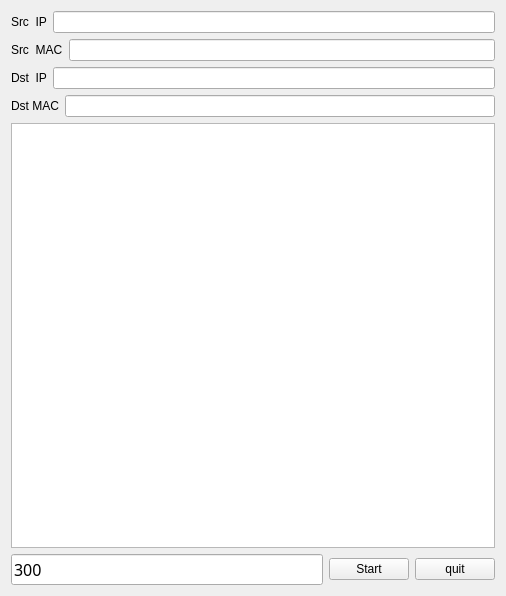
<?xml version="1.0" encoding="UTF-8"?>
<ui version="4.0">
 <class>arpForm</class>
 <widget class="QWidget" name="arpForm">
  <property name="geometry">
   <rect>
    <x>0</x>
    <y>0</y>
    <width>506</width>
    <height>596</height>
   </rect>
  </property>
  <property name="minimumSize">
   <size>
    <width>506</width>
    <height>596</height>
   </size>
  </property>
  <property name="maximumSize">
   <size>
    <width>506</width>
    <height>596</height>
   </size>
  </property>
  <property name="windowTitle">
   <string>ARPAttack</string>
  </property>
  <layout class="QGridLayout" name="gridLayout">
   <item row="0" column="0">
    <layout class="QVBoxLayout" name="verticalLayout">
     <item>
      <layout class="QHBoxLayout" name="horizontalLayout">
       <item>
        <widget class="QLabel" name="label">
         <property name="styleSheet">
          <string notr="true">font: 81 italic 14pt &quot;JetBrainsMonoExtraBold Nerd Font Mono&quot;;</string>
         </property>
         <property name="text">
          <string>Src  IP</string>
         </property>
        </widget>
       </item>
       <item>
        <widget class="QLineEdit" name="srciplineEdit">
         <property name="styleSheet">
          <string notr="true">color: rgb(255, 14, 78);
font: 81 italic 14pt &quot;JetBrainsMonoExtraBold Nerd Font Mono&quot;;</string>
         </property>
        </widget>
       </item>
      </layout>
     </item>
     <item>
      <layout class="QHBoxLayout" name="horizontalLayout_2">
       <item>
        <widget class="QLabel" name="label_2">
         <property name="styleSheet">
          <string notr="true">font: 81 italic 14pt &quot;JetBrainsMonoExtraBold Nerd Font Mono&quot;;</string>
         </property>
         <property name="text">
          <string>Src  MAC</string>
         </property>
        </widget>
       </item>
       <item>
        <widget class="QLineEdit" name="srcmaclineEdit">
         <property name="styleSheet">
          <string notr="true">color: rgb(255, 14, 78);
font: 81 italic 14pt &quot;JetBrainsMonoExtraBold Nerd Font Mono&quot;;</string>
         </property>
        </widget>
       </item>
      </layout>
     </item>
     <item>
      <layout class="QHBoxLayout" name="horizontalLayout_3">
       <item>
        <widget class="QLabel" name="label_3">
         <property name="styleSheet">
          <string notr="true">font: 81 italic 14pt &quot;JetBrainsMonoExtraBold Nerd Font Mono&quot;;</string>
         </property>
         <property name="text">
          <string>Dst  IP</string>
         </property>
        </widget>
       </item>
       <item>
        <widget class="QLineEdit" name="dstiplineEdit">
         <property name="styleSheet">
          <string notr="true">color: rgb(255, 14, 78);
font: 81 italic 14pt &quot;JetBrainsMonoExtraBold Nerd Font Mono&quot;;</string>
         </property>
         <property name="text">
          <string/>
         </property>
        </widget>
       </item>
      </layout>
     </item>
     <item>
      <layout class="QHBoxLayout" name="horizontalLayout_4">
       <item>
        <widget class="QLabel" name="label_4">
         <property name="styleSheet">
          <string notr="true">font: 81 italic 14pt &quot;JetBrainsMonoExtraBold Nerd Font Mono&quot;;</string>
         </property>
         <property name="text">
          <string>Dst MAC</string>
         </property>
        </widget>
       </item>
       <item>
        <widget class="QLineEdit" name="dstmaclineEdit">
         <property name="styleSheet">
          <string notr="true">color: rgb(255, 14, 78);
font: 81 italic 14pt &quot;JetBrainsMonoExtraBold Nerd Font Mono&quot;;</string>
         </property>
         <property name="text">
          <string/>
         </property>
        </widget>
       </item>
      </layout>
     </item>
     <item>
      <widget class="QTextBrowser" name="textBrowser">
       <property name="styleSheet">
        <string notr="true">
font: 81 italic 14pt &quot;JetBrainsMonoExtraBold Nerd Font Mono&quot;;</string>
       </property>
      </widget>
     </item>
     <item>
      <layout class="QHBoxLayout" name="horizontalLayout_5">
       <item>
        <widget class="QLineEdit" name="numlineEdit">
         <property name="font">
          <font>
           <family>Font Awesome 5 Free</family>
           <pointsize>12</pointsize>
          </font>
         </property>
         <property name="text">
          <string>300</string>
         </property>
        </widget>
       </item>
       <item>
        <widget class="QPushButton" name="startButton">
         <property name="enabled">
          <bool>true</bool>
         </property>
         <property name="styleSheet">
          <string notr="true">font: 81 italic 14pt &quot;JetBrainsMonoExtraBold Nerd Font Mono&quot;;</string>
         </property>
         <property name="text">
          <string>Start</string>
         </property>
        </widget>
       </item>
       <item>
        <widget class="QPushButton" name="quitButton">
         <property name="enabled">
          <bool>true</bool>
         </property>
         <property name="styleSheet">
          <string notr="true">font: 81 italic 14pt &quot;JetBrainsMonoExtraBold Nerd Font Mono&quot;;</string>
         </property>
         <property name="text">
          <string>quit</string>
         </property>
        </widget>
       </item>
      </layout>
     </item>
    </layout>
   </item>
  </layout>
 </widget>
 <resources/>
 <connections>
  <connection>
   <sender>quitButton</sender>
   <signal>clicked()</signal>
   <receiver>arpForm</receiver>
   <slot>close()</slot>
   <hints>
    <hint type="sourcelabel">
     <x>454</x>
     <y>564</y>
    </hint>
    <hint type="destinationlabel">
     <x>252</x>
     <y>297</y>
    </hint>
   </hints>
  </connection>
 </connections>
</ui>
